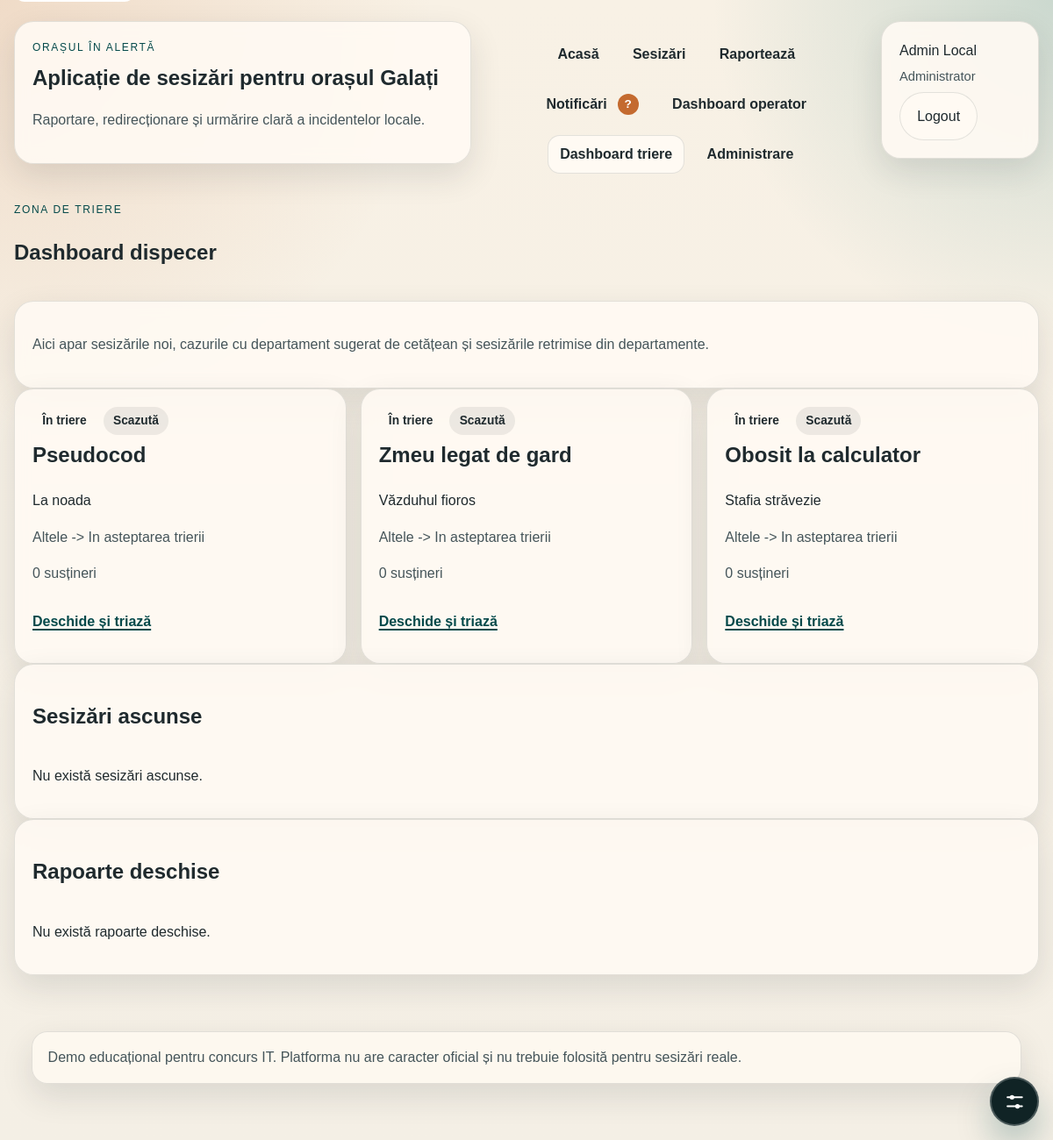
The app's page /dashboard/dispatcher (signed in) with its own data.
### app/models/entities.py (models this page shows, shortened)
class User(UserMixin, db.Model):
    __tablename__ = "users"
    id = db.Column(db.Integer, primary_key=True)
    full_name = db.Column(db.String(120), nullable=False)
    email = db.Column(db.String(255), nullable=False, unique=True)
    password_hash = db.Column(db.String(255), nullable=False)
    role = db.Column(db.String(32), nullable=False, default="citizen")
    department_id = db.Column(db.Integer, db.ForeignKey("departments.id"))
    created_at = db.Column(db.DateTime, default=utc_now, nullable=False)
    department = db.relationship("Department", back_populates="users")
    incidents = db.relationship("Incident", back_populates="creator", foreign_keys="Incident.created_by_id")
    updates = db.relationship("IncidentUpdate", back_populates="author")
    notifications = db.relationship("Notification", back_populates="user", cascade="all, delete-orphan")
    votes = db.relationship("IncidentVote", back_populates="user", cascade="all, delete-orphan")
    reports_made = db.relationship(
        "IncidentReport",
        back_populates="reporter",
        cascade="all, delete-orphan",
        foreign_keys="IncidentReport.reporter_id",
    )
    reviewed_reports = db.relationship(
        "IncidentReport",
        back_populates="reviewer",
        foreign_keys="IncidentReport.reviewer_id",
    )
    follows = db.relationship("IncidentFollow", back_populates="user", cascade="all, delete-orphan")
    web_push_subscriptions = db.relationship(
        "WebPushSubscription",
        back_populates="user",
        cascade="all, delete-orphan",
        order_by="WebPushSubscription.created_at.desc()",
    )
    delivery_logs = db.relationship("NotificationDeliveryLog", back_populates="user")
    @property
    def role_label(self) -> str:
        return ROLE_LABELS.get(self.role, self.role)

class Incident(db.Model):
    __tablename__ = "incidents"
    id = db.Column(db.Integer, primary_key=True)
    title = db.Column(db.String(200), nullable=False)
    description = db.Column(db.Text, nullable=False)
    address = db.Column(db.String(255), nullable=False)
    latitude = db.Column(db.Float, nullable=False)
    longitude = db.Column(db.Float, nullable=False)
    priority = db.Column(db.String(32), nullable=False, default="medie")
    status = db.Column(db.String(32), nullable=False, default="noua")
    created_by_id = db.Column(db.Integer, db.ForeignKey("users.id"), nullable=False)
    category_id = db.Column(db.Integer, db.ForeignKey("incident_categories.id"), nullable=False)
    suggested_department_id = db.Column(db.Integer, db.ForeignKey("departments.id"))
    assigned_department_id = db.Column(db.Integer, db.ForeignKey("departments.id"))
    visibility_state = db.Column(db.String(32), nullable=False, default="visible")
    created_at = db.Column(db.DateTime, default=utc_now, nullable=False)
    updated_at = db.Column(db.DateTime, default=utc_now, nullable=False, onupdate=utc_now)
    creator = db.relationship("User", back_populates="incidents", foreign_keys=[created_by_id])
    category = db.relationship("Category", back_populates="incidents")
    suggested_department = db.relationship(
        "Department",
        back_populates="suggested_incidents",
        foreign_keys=[suggested_department_id],
    )
    assigned_department = db.relationship(
        "Department",
        back_populates="incidents",
        foreign_keys=[assigned_department_id],
    )
    photos = db.relationship(
        "IncidentPhoto",
        back_populates="incident",
        cascade="all, delete-orphan",
        order_by="IncidentPhoto.created_at.asc()",
    )
    updates = db.relationship(
        "IncidentUpdate",
        back_populates="incident",
        cascade="all, delete-orphan",
        order_by="IncidentUpdate.created_at.desc()",
    )
    notifications = db.relationship("Notification", back_populates="incident", cascade="all, delete-orphan")
    votes = db.relationship("IncidentVote", back_populates="incident", cascade="all, delete-orphan")
    reports = db.relationship(
        "IncidentReport",
        back_populates="incident",
        cascade="all, delete-orphan",
        order_by="IncidentReport.created_at.desc()",
    )
    follows = db.relationship("IncidentFollow", back_populates="incident", cascade="all, delete-orphan")
    delivery_logs = db.relationship("NotificationDeliveryLog", back_populates="incident", cascade="all, delete-orphan")
    @property
    def priority_label(self) -> str:
        return PRIORITY_LABELS.get(self.priority, self.priority)
    @property
    def status_label(self) -> str:
        return STATUS_LABELS.get(self.status, self.status)
    @property
    def is_hidden(self) -> bool:
        return self.visibility_state != "visible"
    @property
    def display_department_label(self) -> str:
        if self.status == "in_triere":
            if self.suggested_department is not None:
                return f"Sugerat: {self.suggested_department.name}"
            return "In asteptarea trierii"
        if self.assigned_department is not None:
            return self.assigned_department.name
        return "-"
    @property
    def vote_count(self) -> int:
        return len(self.votes)

class Category(db.Model):
    __tablename__ = "incident_categories"
    id = db.Column(db.Integer, primary_key=True)
    name = db.Column(db.String(120), nullable=False, unique=True)
    description = db.Column(db.Text, nullable=False)
    default_department_id = db.Column(db.Integer, db.ForeignKey("departments.id"))
    created_at = db.Column(db.DateTime, default=utc_now, nullable=False)
    default_department = db.relationship("Department", back_populates="categories")
    incidents = db.relationship("Incident", back_populates="category")

### app/routes/web.py (the view)
@web_bp.get("/dashboard/dispatcher")
@role_required("dispatcher", "admin")
def dispatcher_dashboard():
    service = build_incident_service()
    data = service.dispatcher_dashboard()
    return render_template(
        "dispatcher_dashboard.html",
        page_title="Dashboard triere",
        queue=data["queue"],
        departments=data["departments"],
        open_reports=data["open_reports"],
        hidden_incidents=data["hidden_incidents"],
    )

### app/templates/dispatcher_dashboard.html (shortened to what this page needs)
{% extends "base.html" %}
{% block content %}
<section class="section-header">
    <div>
        <p class="eyebrow">Zona de triere</p>
        <h1>Dashboard dispecer</h1>
    </div>
</section>
<section class="panel">
    <p class="muted-text">
        Aici apar sesizările noi, cazurile cu departament sugerat de cetățean și sesizările retrimise din departamente.
    </p>
</section>
<section class="card-grid" role="list" aria-label="Sesizări aflate în triere">
    {% for incident in queue %}
        <article class="card" role="listitem">
            <div class="card-tags">
                <span class="pill pill-{{ incident.status }}">{{ incident.status_label }}</span>
                <span class="pill pill-neutral">{{ incident.priority_label }}</span>
            </div>
            <h2>{{ incident.title }}</h2>
            <p>{{ incident.address }}</p>
            <p class="muted-text">{{ incident.category.name }} -> {{ incident.display_department_label }}</p>
            <p class="muted-text">{{ incident.vote_count }} {% if incident.vote_count == 1 %}susținere{% else %}susțineri{% endif %}</p>
            <a class="text-link" href="{{ url_for('web.incident_detail', incident_id=incident.id) }}" aria-label="Deschide și triază sesizarea {{ incident.title }}">Deschide și triază</a>
        </article>
    {% else %}
        <article class="card" role="listitem">
            <h2>Nu există sesizări în triere</h2>
            <p>Toate cazurile au fost deja distribuite sau închise.</p>
        </article>
    {% endfor %}
</section>
<section class="panel">
    <h2>Sesizări ascunse</h2>
    <div class="report-moderation-list" role="list" aria-label="Sesizări ascunse pentru moderare">
        {% for incident in hidden_incidents %}
            <article class="report-card" role="listitem">
                <p class="timeline-meta">{{ incident.updated_at.strftime("%d.%m.%Y %H:%M") }}</p>
                <p><strong>{{ incident.title }}</strong></p>
                <p class="muted-text">{{ incident.visibility_state_label }}</p>
                <p>{{ incident.address }}</p>
                <a class="text-link" href="{{ url_for('web.incident_detail', incident_id=incident.id) }}" aria-label="Deschide sesizarea ascunsă {{ incident.title }} pentru restaurare sau analiză">Deschide pentru moderare</a>
            </article>
        {% else %}
            <p>Nu există sesizări ascunse.</p>
        {% endfor %}
    </div>
</section>
<section class="panel">
    <h2>Rapoarte deschise</h2>
    <div class="report-moderation-list" role="list" aria-label="Rapoarte deschise ce necesită moderare">
        {% for report in open_reports %}
            <article class="report-card" role="listitem">
                <p class="timeline-meta">{{ report.created_at.strftime("%d.%m.%Y %H:%M") }} · {{ report.reporter.full_name }}</p>
                <p><strong>{{ report.incident.title }}</strong></p>
                <p class="muted-text">{{ report.reason_label }}</p>
                <p>{{ report.details }}</p>
                <a class="text-link" href="{{ url_for('web.incident_detail', incident_id=report.incident_id) }}" aria-label="Deschide sesizarea {{ report.incident.title }} pentru a modera raportul">Deschide pentru moderare</a>
            </article>
        {% else %}
            <p>Nu există rapoarte deschise.</p>
        {% endfor %}
    </div>
</section>
{% endblock %}

### app/templates/base.html (shortened to what this page needs)
<!DOCTYPE html>
<html lang="ro">
<head>
    <link rel="stylesheet" href="{{ static_asset('styles.css') }}">
</head>
<body
    data-map-default-lat="{{ config.MAP_DEFAULT_LAT }}"
    data-map-default-lng="{{ config.MAP_DEFAULT_LNG }}"
    data-map-default-zoom="{{ config.MAP_DEFAULT_ZOOM }}"
    data-push-enabled="{{ 'true' if current_user.is_authenticated and config.WEB_PUSH_PUBLIC_KEY else 'false' }}"
    {% if current_user.is_authenticated %}
        data-unread-url="{{ url_for('api.unread_notifications') }}"
    {% endif %}
>
    <header class="site-header">
        {% if not current_user.is_authenticated %}
        <section class="landing-warning-shell" aria-label="Avertisment important">
            <article class="landing-warning-card">
                <p class="eyebrow">Avertisment!</p>
                <h2 class="landing-warning-title">Acest website este un demo realizat de echipa Bufferpuff pentru un concurs IT.
                    NU are caracter oficial!</h2>
                <p class="hero-copy">
                    Platforma prezentă este realizată exclusiv în scop educațional și de demonstrație.
                    NU reprezintă o instituție publică, NU este un canal oficial de raportare și NU trebuie
                    folosită pentru sesizări reale sau urgente.
                </p>
                <div class="hero-actions">
                    <a class="button-link" href="{{ url_for('web.register') }}">Explorează demo-ul</a>
                    <a class="ghost-button" href="{{ url_for('web.login') }}">Am deja cont</a>
                </div>
            </article>
        </section>
        {% else %}
        <div class="brand-block">
            <p class="eyebrow">{{ config.APP_NAME }}</p>
            <a class="brand-title" href="{{ url_for('web.home') }}">Aplicație de sesizări pentru orașul Galați</a>
            <p class="brand-copy">Raportare, redirecționare și urmărire clară a incidentelor locale.</p>
        </div>
        <nav class="site-nav" aria-label="Meniu principal">
            <a href="{{ url_for('web.home') }}"{% if request.endpoint == 'web.home' %} aria-current="page"{% endif %}>Acasă</a>
            {% if current_user.is_authenticated %}
            <a href="{{ url_for('web.incidents') }}"{% if request.endpoint == 'web.incidents' %} aria-current="page"{% endif %}>Sesizări</a>
            <a href="{{ url_for('web.new_incident') }}"{% if request.endpoint == 'web.new_incident' %} aria-current="page"{% endif %}>Raportează</a>
            <a href="{{ url_for('web.notifications') }}"{% if request.endpoint == 'web.notifications' %} aria-current="page"{% endif %}>
                Notificări
                <span class="badge" id="notification-count" aria-live="polite" aria-atomic="true" aria-label="0 notificări necitite">0</span>
            </a>
            {% if current_user.role in ["operator", "admin"] %}
            <a href="{{ url_for('web.operator_dashboard') }}"{% if request.endpoint == 'web.operator_dashboard' %} aria-current="page"{% endif %}>Dashboard operator</a>
            {% endif %}
            {% if current_user.role in ["dispatcher", "admin"] %}
            <a href="{{ url_for('web.dispatcher_dashboard') }}"{% if request.endpoint == 'web.dispatcher_dashboard' %} aria-current="page"{% endif %}>Dashboard triere</a>
            {% endif %}
            {% if current_user.role == "admin" %}
            <a href="{{ url_for('web.admin_dashboard') }}"{% if request.endpoint == 'web.admin_dashboard' %} aria-current="page"{% endif %}>Administrare</a>
            {% endif %}
            {% endif %}
        </nav>
        <div class="account-panel">
            {% if current_user.is_authenticated %}
            <p class="account-name">{{ current_user.full_name }}</p>
            <p class="account-role">{{ current_user.role_label }}</p>
            <form method="post" action="{{ url_for('web.logout') }}">
                <button type="submit" class="ghost-button">Logout</button>
            </form>
            {% else %}
            <a class="ghost-button" href="{{ url_for('web.login') }}">Login</a>
            <a class="button-link" href="{{ url_for('web.register') }}">Cont nou</a>
            {% endif %}
        </div>
        {% endif %}
    </header>
    <main class="page-shell" id="main-content">
        {% block content %}{% endblock %}
    </main>
    <footer class="site-footer">
        <p>Demo educațional pentru concurs IT. Platforma nu are caracter oficial și nu trebuie folosită pentru sesizări reale.</p>
    </footer>
    <div class="accessibility-flyout" data-accessibility-flyout>
        <button
            type="button"
            class="accessibility-flyout-toggle"
            data-accessibility-toggle
            aria-controls="accessibility-panel"
            aria-expanded="false"
            aria-label="Accesibilitate"
        >
        </button>
    </div>
</body>
</html>

### records on screen
User: full_name "Admin Local", role_label "Administrator"
Incident: status_label "În triere", priority_label "Scazută", title "Pseudocod", address "La noada", category.name "Altele", display_department_label "In asteptarea trierii", vote_count "0"
Incident: status_label "În triere", priority_label "Scazută", title "Zmeu legat de gard", address "Văzduhul fioros", category.name "Altele", display_department_label "In asteptarea trierii", vote_count "0"
Incident: status_label "În triere", priority_label "Scazută", title "Obosit la calculator", address "Stafia străvezie", category.name "Altele", display_department_label "In asteptarea trierii", vote_count "0"

### other values on screen
{{ config.APP_NAME }} "ORAȘUL ÎN ALERTĂ"
